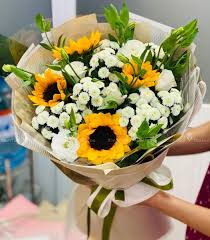
#> input picture data/Flowers/Calimerio/calimero_131.jpg, 210 x 240 px; the run also reads 2 pictures not shown here
$ jupyter execute --allow-errors COSC2753.ipynb
#> lines starting #> are read from the running program, lines starting #| are printed output that depends on the picture
# GROUP ASSIGNMENT [COSC2753]

**Members**:
- Vo Thanh Luan – s3822042

[cell 1]
# Ignore  the warnings
import warnings
warnings.filterwarnings('always')
warnings.filterwarnings('ignore')

# Data visualisation and manipulation
import numpy as np
import pandas as pd
import matplotlib.pyplot as plt
import matplotlib.image as mpimg
import seaborn as sns

# Preprocess image data
from PIL import Image
from pathlib import Path
import imageio.v2 as imageio
import imagehash
import glob
import shutil

# Image reprocessing and image extraction
from tqdm import tqdm
import os
import cv2
import pickle
import datetime
import sklearn
from sklearn.metrics.pairwise import cosine_similarity

# Deep learning
import tensorflow as tf
from tensorflow import keras
from keras.layers import Embedding
from keras.models import Sequential
from keras.preprocessing.text import Tokenizer
from keras.preprocessing.image import ImageDataGenerator
from keras import applications

# I. Problem statement

The problem at hand is to develop a machine learning model for an online flower shop that enables customers to search for flowers based on images rather than textual input. The existing approach in most online flower stores requires customers to manually enter the name of the flowers they are looking for, which may not always be accurate or convenient. To enhance the search experience and provide more accurate results, our goal is to create an image-based search tool. This notebook will provide the solution for customers to upload photographs of the flowers they desire, and the system will perform an image search to generate a list of flowers that closely resemble the user-provided image.

To achieve this, the model needs to address two main tasks:

- Task 1: Flower Classification
The model should be trained to classify images according to different flower types. The dataset contains eight types of flowers: Baby, Calimero, Chrysanthemum, Hydrangeas, Lisianthus, Pingpong, Rosy, and Tana. The objective is to develop a classification algorithm that accurately identifies the flower type based on the input image.

- Task 2: Similar Flower Recommendations
Once the model is capable of classifying flower images, it should further be trained to recommend similar flower images from the dataset. Given an input flower image from a user, the model should generate a list of ten flower images that closely resemble the input image. This will provide customers with relevant and visually similar options for their desired flowers.

# 1. Data retrieving

[cell 2]
flower_dataset_directory = "data/Flowers/"
flower_category_foldername = os.listdir(flower_dataset_directory)
print(flower_category_foldername)

[cell 3]
link = []
for label in flower_category_foldername:
    path = os.path.join(flower_dataset_directory, label) # combine path and labels
    link.append(path) # append in link
print(link)

for i in range(len(link)):
    new = os.listdir(link[i])
    i+=1
    print(f"length : cd {len(new)}") # each folder total image count
#> pass 2 of the loop `for i in range(len(link)):`:

# 2. Explanatory Data Analysis

## 2.1. Color channel distribution

[cell 4]
import os
import matplotlib.pyplot as plt
import numpy as np

def plot_color_distribution(main_folder):
    # Get a list of all sub-folders in the main folder
    sub_folders = [f.path for f in os.scandir(main_folder) if f.is_dir()]

    # Create a figure with 8 sub-plots
    fig, axs = plt.subplots(2, 4, figsize=(16,8))
    axs = axs.ravel()

    # Loop through each sub-folder and plot the color channel data for each image
    for i in range(len(sub_folders)):
        # Get the name of the sub-folder
        sub_folder_name = os.path.basename(sub_folders[i])

        # Get a list of all image file names in the sub-folder
        file_names = os.listdir(sub_folders[i])
        file_names = [f for f in file_names if f.endswith(".jpg") or f.endswith(".png")]

        # Initialize an array to store the color channel data
        channel_data = np.zeros((256, 3))

        # Loop through each image and accumulate the color channel data
        for j in range(len(file_names)):
            # Load the image file
            img_path = os.path.join(sub_folders[i], file_names[j])
            img = plt.imread(img_path)

            # Accumulate the color channel data
            for k in range(3):
                channel_data[:, k] += np.histogram(img[:, :, k], bins=256, range=(0, 256))[0]

        # Normalize the color channel data to percentages
        channel_data /= np.sum(channel_data, axis=0)
        channel_data *= 100

        # Define the colors and labels for the line plots
        colors = ['red', 'green', 'blue']
        labels = ['Red', 'Green', 'Blue']

        # Plot the percentage of each color channel for the category
        for k in range(3):
            axs[i].plot(range(256), channel_data[:, k], label=labels[k], color=colors[k], linewidth=1)

        # Set the title and legend for the sub-plot
        axs[i].set_title(sub_folder_name)
        axs[i].legend()

    # Set the plot title and axis labels
    fig.suptitle("Color channel distribution (percentage) of flower images", fontsize=20)
    for ax in axs.flat:
        ax.set_xlabel("Pixel value")
        ax.set_ylabel("Percentage")

    # Show the plot
    plt.tight_layout()
    plt.show()

[cell 5]
plot_color_distribution(flower_dataset_directory)
#> in plot_color_distribution, img is the input picture: shape (240, 210, 3); mean R, G, B 159.4, 147.8, 112.5
#> after the loop in plot_color_distribution, `for k in range(3):`: channel_data = 256 rows, first 8: [297, 307, 3163], [65, 85, 221], [27, 97, 204], [51, 113, 213], [49, 98, 242], [42, 98, 216], [55, 91, 230], [62, 57, 267]
#> in plot_color_distribution, `channel_data /= np.sum(channel_data, axis=0)`: channel_data = 256 rows, first 8: [0.00589, 0.00609, 0.0628], [0.00129, 0.00169, 0.00438], [0.000536, 0.00192, 0.00405], [0.00101, 0.00224, 0.00423], [0.000972, 0.00194, 0.0048], [0.000833, 0.00194, 0.00429], [0.00109, 0.00181, 0.00456], [0.00123, 0.00113, 0.0053]
#> in plot_color_distribution, `channel_data *= 100`: channel_data = 256 rows, first 8: [0.589, 0.609, 6.28], [0.129, 0.169, 0.438], [0.0536, 0.192, 0.405], [0.101, 0.224, 0.423], [0.0972, 0.194, 0.48], [0.0833, 0.194, 0.429], [0.109, 0.181, 0.456], [0.123, 0.113, 0.53]
#> pass 2 of the loop in plot_color_distribution, `for i in range(len(sub_folders)):`:
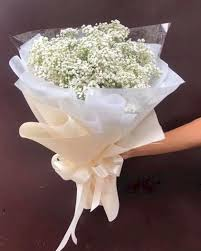
#> input picture data/Flowers/Babi/babi_120.jpg, 201 x 251 px
#> in plot_color_distribution, img is the input picture: shape (251, 201, 3); mean R, G, B 126.2, 106.5, 103.2
#> after the loop in plot_color_distribution, `for k in range(3):`: channel_data = 256 rows, first 8: [0, 15, 25], [0, 4, 10], [0, 15, 7], [0, 20, 6], [0, 21, 9], [0, 27, 11], [0, 21, 19], [0, 22, 18]
#> in plot_color_distribution, `channel_data /= np.sum(channel_data, axis=0)`: channel_data = 256 rows, first 8: [0, 0.000297, 0.000496], [0, 7.93e-05, 0.000198], [0, 0.000297, 0.000139], [0, 0.000396, 0.000119], [0, 0.000416, 0.000178], [0, 0.000535, 0.000218], [0, 0.000416, 0.000377], [0, 0.000436, 0.000357]
#> in plot_color_distribution, `channel_data *= 100`: channel_data = 256 rows, first 8: [0, 0.0297, 0.0496], [0, 0.00793, 0.0198], [0, 0.0297, 0.0139], [0, 0.0396, 0.0119], [0, 0.0416, 0.0178], [0, 0.0535, 0.0218], [0, 0.0416, 0.0377], [0, 0.0436, 0.0357]
#> in plot_color_distribution, `plt.show()`:
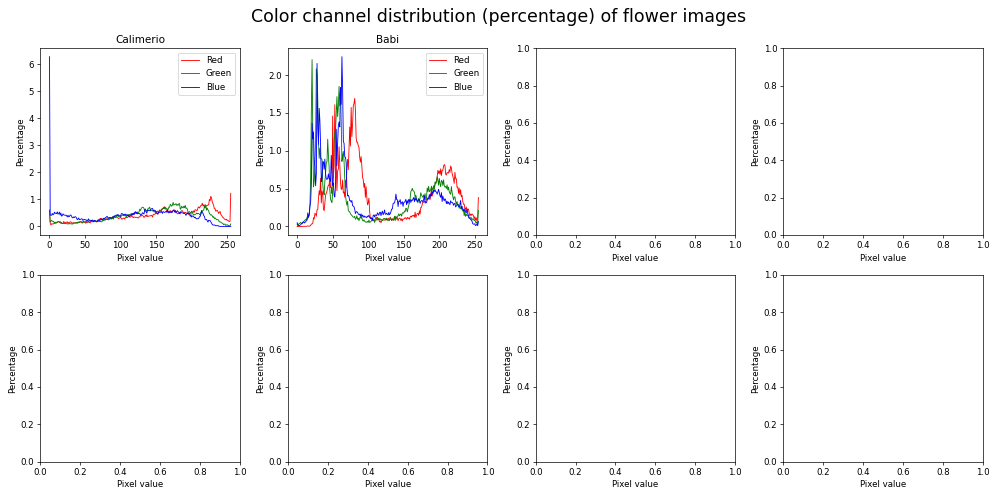
#> figure drawn by matplotlib, 2 panels; panel 1: curve peaks at x = 255, y = 1.23; panel 1: curve peaks at x = 174, y = 0.891; panel 1: curve peaks at x = 0, y = 6.28; panel 2: curve peaks at x = 81, y = 1.69

## 2.2. Image size distribution

[cell 6]
import os
import cv2
import numpy as np
import matplotlib.pyplot as plt

def plot_size_distribution(img_dir):
    categories = os.listdir(img_dir)
    fig, axs = plt.subplots(2, 4, figsize=(20,10))
    fig.suptitle('Image Size Distribution by Category')
    for i, category in enumerate(categories):
        size_list = []
        for filename in os.listdir(os.path.join(img_dir, category)):
            img_path = os.path.join(img_dir, category, filename)
            img = cv2.imread(img_path)
            size = os.path.getsize(img_path)
            size_list.append(size)

        ax = axs[i//4, i%4]
        ax.hist(size_list, bins=50)
        ax.set_title(category)
        ax.set_xlabel('Image Size (Bytes)')
        ax.set_ylabel('Frequency')
    plt.show()

[cell 7]
plot_size_distribution(flower_dataset_directory)
#> in plot_size_distribution, `img = cv2.imread(img_path)`:
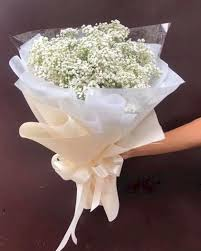
#> img: shape (251, 201, 3); mean B, G, R 103.2, 106.5, 126.2
#> pass 2 of the loop in plot_size_distribution, `for i, category in enumerate(categories):`:
#> in plot_size_distribution, `img = cv2.imread(img_path)`:
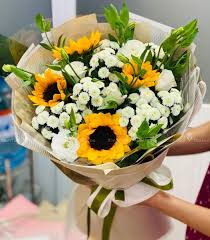
#> img: shape (240, 210, 3); mean B, G, R 112.5, 147.8, 159.4
#> in plot_size_distribution, `plt.show()`:
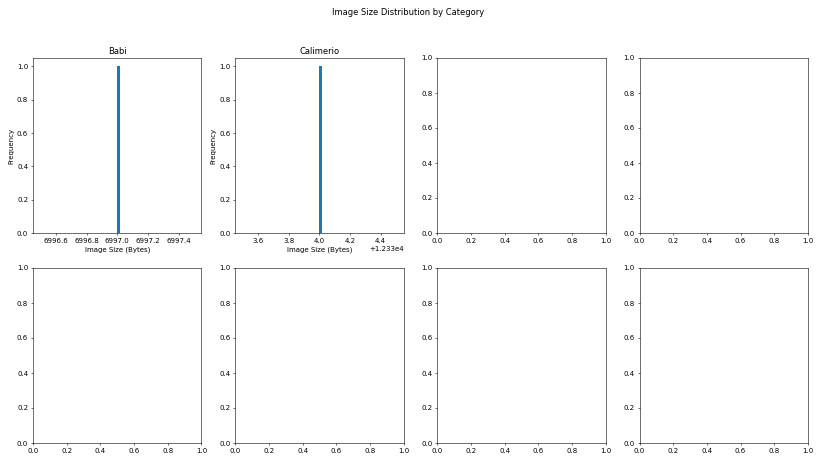
#> figure drawn by matplotlib, 2 panels; panel 1: tallest bar 1 high, from x = 6997 to 6997; panel 2: tallest bar 1 high, from x = 12334 to 12334

## 2.3. Flower category distribution

[cell 8]
def plot_category_distribution(main_dir):
    categories = os.listdir(main_dir)
    category_counts = [len(os.listdir(os.path.join(main_dir, cat))) for cat in categories]
    plt.bar(categories, category_counts)
    plt.xticks(rotation=45)
    plt.xlabel('Categories')
    plt.ylabel('Number of Images')
    plt.title('Flower Category Distribution')
    plt.show()

[cell 9]
plot_category_distribution(flower_dataset_directory)
#> in plot_category_distribution, `plt.show()`:
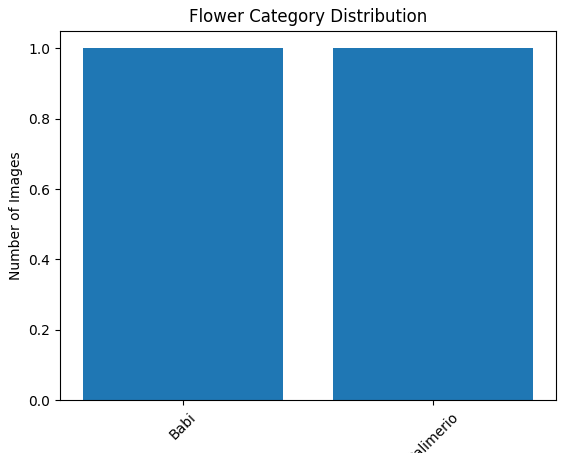
#> figure drawn by matplotlib, 1 panel

# 3. Data cleaning

[cell 10]
IMAGE=[]
LABEL=[]
IMG_SIZE=200

def assign_label(img,flower_category):
    return flower_category

def make_train_data(flower_category,DIR):
    for img in tqdm(os.listdir(DIR)):
        label=assign_label(img,flower_category)
        path = os.path.join(DIR,img)
        img = cv2.imread(path,cv2.IMREAD_COLOR)
        img = cv2.resize(img, (IMG_SIZE,IMG_SIZE))

        IMAGE.append(np.array(img))
        LABEL.append(str(label))

[cell 11]
FLOWER_DIR = []

for category in flower_category_foldername:
    flower_dir = f"data/Flowers/{category}"
    FLOWER_DIR.append(flower_dir)
    make_train_data(category, flower_dir)
#> in make_train_data, `img = cv2.resize(img, (IMG_SIZE,IMG_SIZE))`:
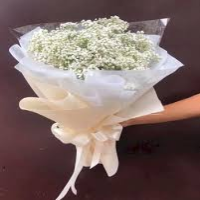
#> img: shape (200, 200, 3); mean B, G, R 103.1, 106.4, 126.1
#> pass 2 of the loop `for category in flower_category_foldername:`:
#> in make_train_data (call 2), `img = cv2.resize(img, (IMG_SIZE,IMG_SIZE))`:
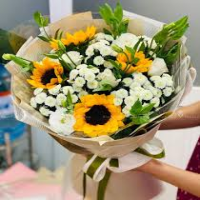
#> img: shape (200, 200, 3); mean B, G, R 112.4, 147.7, 159.3
print(len(IMAGE))
#| 2

### Sample image

[cell 12]
sample_path="data/Flowers/Babi/babi_1.jpg"
destination_folder = r"Flowers_Cleaned/Flowers"

#read image
#> (the rest of this cell did not finish here and is left out)

## 3.1. Noise Removal

[cell 13]
def remove_noise(image):
    return cv2.fastNlMeansDenoisingColored(image, None, 10, 10, 7, 15)

[cell 14]
def show_before_after(img,img_after,title_after):
    plt.figure(figsize=(15,5))
    plt.subplot(1,3,1)
    plt.imshow(img)
    plt.title("Original")

    plt.subplot(1,3,2)
    plt.imshow(img_after)
    plt.title(title_after)

#> (a cell that did not finish here is left out)

## 3.2. Normalization

This process changes the range of pixel intensity values. The purpose of performing normalization is to bring image to range that is normal to sense.

[cell 16]
def normalization(img):
    norm_img = np.zeros((img.shape[0], img.shape[1]))
    return cv2.normalize(img, norm_img, 0, 255, cv2.NORM_MINMAX)

#> (a cell that did not finish here is left out)

## 3.1. Check image filetype

[cell 18]
def check_image_extensions(input_dir, allowed_extensions):
    # Initialize a dictionary to count the number of files of each type
    file_count = {extension: 0 for extension in allowed_extensions}
    # Loop over each flower category
    for category in os.listdir(input_dir):
        # Get the path to the category directory
        category_dir = os.path.join(input_dir, category)
        # Loop over each image file in the category directory
        for filename in os.listdir(category_dir):
            # Get the file extension of the image file
            extension = os.path.splitext(filename)[-1]
            # Check if the extension is allowed
            if extension in allowed_extensions:
                # Increment the file count for the extension
                file_count[extension] += 1
            else:
                print(f"Error: {filename} in {category} has invalid extension {extension}")
    # Calculate the total number of files
    total_files = sum(file_count.values())
    # Print the percentage of each file type
    for extension, count in file_count.items():
        percentage = count / total_files * 100
        print(f"{extension}: {percentage:.2f}%")

[cell 19]
allowed_extensions = {".jpg"}
#> allowed_extensions = 1 item
check_image_extensions(flower_dataset_directory, allowed_extensions)
#> pass 2 of the loop in check_image_extensions, `for category in os.listdir(input_dir):`:

## 3.2. Detect corrupt image

It is crucial to detect corrupted images, as they can negatively impact the performance of a machine learning model or computer vision system. Images that have been corrupted may contain noise, artifacts, or other anomalies that can lead to misclassifications or output errors. Improve the accuracy and dependability of a model or system by detecting and removing these images from the dataset. In addition, corrupted images can cause biases in the model or system, which can lead to erroneous results or unjust decisions.

[cell 20]
def clone_folder():
    shutil.copytree(flower_dataset_directory, destination_folder)
    print('Copied')

[cell 21]
clone_folder()

[cell 22]
corrupted_image = list()
accu = 0

for root, dirs, files in os.walk(flower_dataset_directory):
    for name in dirs:
        print(os.path.join(root, name))
        for image_file in Path(os.path.join(root, name)).glob('*.jpg'):
          accu = accu + 1
          try :
              image = imageio.imread(image_file)
            #   print(f'read {image_file}')
          except :
              print(f'Cannot read image {image_file}')
              corrupted_image.add(image_file)
#> pass 2 of the loop `for root, dirs, files in os.walk(flower_dataset_directory):`:
print("Total number of images : ", accu)

[cell 23]
len(corrupted_image)

## 3.3. Image duplication detection

Duplicate image detection is essential for multiple reasons:

1. Reducing storage: Storing duplicate images wastes storage space, and detecting and removing them can help reduce storage costs.

2. Improving efficiency: Processing or analyzing duplicate images is inefficient and time-consuming. Removing duplicates can improve processing and analysis efficiency.

3. Enhancing accuracy: Duplicate images can bias the results of image-based analysis, such as object detection or image classification. Removing duplicates can improve the accuracy of these analyses.

4. Maintaining data integrity: Duplicates can lead to confusion and inconsistency in data, especially when dealing with large image datasets. Removing duplicates helps to maintain data integrity and consistency.

[cell 24]
def show_dupes(img_name1, img_name2):
    fig = plt.figure()

    ax = fig.add_subplot(1, 2, 1)
    imgplot = plt.imshow(Image.open(img_name1))
    title_name1=os.path.basename(img_name1).split('/')[-1]
    ax.set_title(title_name1)

    ax = fig.add_subplot(1, 2, 2)
    imgplot = plt.imshow(Image.open(img_name2))
    title_name2=os.path.basename(img_name2).split('/')[-1]
    ax.set_title(title_name2)

[cell 25]
hashes = {}
duplicated = []

# Define a function to compute the hash of an image file
def compute_hash(filepath):
    with Image.open(filepath) as img:
        return str(imagehash.phash(img))

# Define a function to find and remove duplicated images
def check_duplicates(rootdir):
    duplicated = []
    rootdir = glob.glob(rootdir)
    for folder in rootdir:
        print()
        print(folder)
        for image_dir in glob.glob(folder+'/*.jpg'):
            # Compute the hash of the image file
            file_hash = compute_hash(image_dir)
            # Check if this hash has already been seen
            file=os.path.basename(image_dir).split('/')[-1]
            if file_hash in hashes:
                # if the image hash exists already, save the collision filenames
                dupe_idx = hashes[file_hash]
                duplicated.append((dupe_idx, image_dir))
            else:
                # This file is not a duplicate, so remember its hash
                hashes[file_hash] = image_dir
        print(r'Duplicated image in ',folder,' :',len(duplicated))
    if len(duplicated)>0:
        print(r'---- Examples of duplication ----')
        show_dupes(duplicated[0][0], duplicated[0][1])
        show_dupes(duplicated[1][0], duplicated[1][1])
        show_dupes(duplicated[2][0], duplicated[2][1])

# Define a function to find and remove duplicated images
def remove_duplicates(rootdir):
    rootdir = glob.glob(rootdir)
    for folder in rootdir:
        print()
        print(folder)
        for image_dir in glob.glob(folder+'/*.jpg'):
            # Compute the hash of the image file
            file_hash = compute_hash(image_dir)
            # Check if this hash has already been seen
            file=os.path.basename(image_dir).split('/')[-1]
            if file_hash in hashes:
                os.remove(image_dir)
                print(f'Removed duplicate file: {file}')

[cell 26]
check_duplicates('Flowers_Cleaned/Flowers/*')
#> (the call stopped at in compute_hash, `return str(imagehash.phash(img))`: imagehash is not available in this run)

[cell 27]
remove_duplicates('Flowers_Cleaned/Flowers/*')
#> (the call stopped at in compute_hash, `return str(imagehash.phash(img))`: imagehash is not available in this run)

## 3.4. Check image resolution

[cell 28]
for img in IMAGE:
    print(img.shape)
#> this loop made 2 passes
#| (200, 200, 3)
#| (200, 200, 3)

## Check image outlier

[cell 29]
from sklearn.neighbors import LocalOutlierFactor

def calculate_image_features(img_path):
    # Load the image and convert to grayscale
    img = cv2.imread(img_path)
    gray = cv2.cvtColor(img, cv2.COLOR_BGR2GRAY)

    # Calculate the image's contrast and brightness
    min_gray = gray.min()
    max_gray = gray.max()
    contrast = (max_gray - min_gray) / max_gray
    brightness = gray.mean()

    # Return the image's features as a NumPy array
    return np.array([contrast, brightness])

def detect_outliers_in_category(category_path):
    # Calculate the features for each image in the category
    X = []
    for file_name in os.listdir(category_path):
        file_path = os.path.join(category_path, file_name)
        if os.path.isfile(file_path):
            features = calculate_image_features(file_path)
            X.append(features)
    X = np.array(X)

    # Detect outliers using the LOF algorithm
    clf = LocalOutlierFactor(n_neighbors=20)
    y_pred = clf.fit_predict(X)

    # Plot the LOF scores for each image
    plt.scatter(X[:, 0], X[:, 1], c=y_pred, cmap='cool')
    plt.colorbar()
    plt.title(category_path)
    plt.xlabel('Contrast')
    plt.ylabel('Brightness')
    plt.show()

def detect_outliers_in_all_categories(root_path):
    for category_name in os.listdir(root_path):
        category_path = os.path.join(root_path, category_name)
        if os.path.isdir(category_path):
            detect_outliers_in_category(category_path)

#> (a cell that did not finish here is left out)

#> in calculate_image_features, `gray = cv2.cvtColor(img, cv2.COLOR_BGR2GRAY)`:
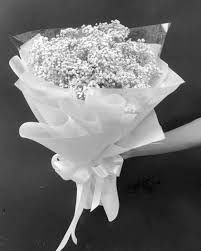
#> gray: shape (251, 201); min 2, max 255, mean 112
#> in calculate_image_features, `min_gray = gray.min()`: min_gray = 2
#> in calculate_image_features, `max_gray = gray.max()`: max_gray = 255
#> in calculate_image_features, `contrast = (max_gray - min_gray) / max_gray`: contrast = 0.992
#> in calculate_image_features, `brightness = gray.mean()`: brightness = 112
